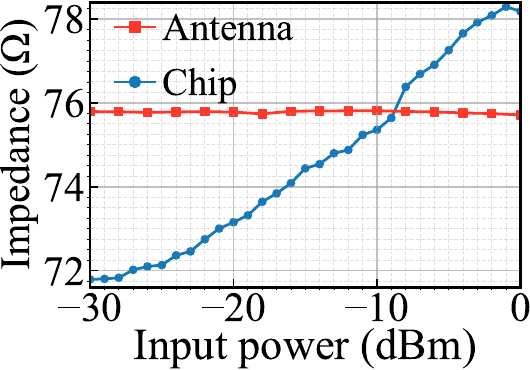

Source code (Python):
import numpy as np
import matplotlib.pyplot as plt
from matplotlib import pyplot
from matplotlib.font_manager import FontProperties
from matplotlib.ticker import MultipleLocator
from matplotlib.lines import Line2D

# 设置调色板和字体
palette = pyplot.get_cmap('Set1')
font_size = 30
font_properties = FontProperties(family='Times New Roman', weight='normal', size=font_size)

# 定义颜色
red_rgb = (1, 0.2118, 0.1569)
blue_rgb = (0.09, 0.47, 0.72)
color_1 = np.array([0, 114, 189])/255
color_2 = np.array([217, 83, 25])/255
color_3 = np.array([237, 177, 32])/255
color_4 = np.array([77, 190, 238])/255
color_5 = np.array([119, 172, 48])/255
color_6 = np.array([126, 47, 142])/255
color_7 = np.array([255, 0, 0])/255

marsize = 28
line_width = 2

# 读取数据
power, chipimp = np.loadtxt('./data/chip_impedance.txt', unpack=True)
power2, antimp = np.loadtxt('./data/antenna_impedance.txt', unpack=True)

# 创建图表
fig, ax1 = plt.subplots(figsize=(5.3, 3.7))

# 绘制线和散点，并生成自定义图例
ax1.plot(power+1, chipimp, color=blue_rgb, linewidth=line_width)
ax1.scatter(power+1, chipimp, s=marsize, color=blue_rgb, marker='o')
ax1.plot(power2, antimp, color=red_rgb, linewidth=line_width)
ax1.scatter(power2, antimp, s=marsize+5, color=red_rgb, marker='s')

# 创建自定义图例
custom_legend = [
    Line2D([0], [0], color=red_rgb, lw=line_width, marker='s', markersize=8, label='Antenna'),
    Line2D([0], [0], color=blue_rgb, lw=line_width, marker='o', markersize=8, label='Chip')
]

# 设置图例
legend_properties = FontProperties(family='Times New Roman', weight='normal', size=font_size-2)
ax1.legend(handles=custom_legend, frameon=False,handlelength=1,
           prop=legend_properties, loc = (0.05,0.63),
           handletextpad=0.2, borderpad=0.1)

# 设置轴范围
ax1.set_ylim(71.6, 78.4)
ax1.set_xlim(-30, 0)

# 生成网格
ax1.grid(True, which='both', linestyle='-', color='gray', linewidth=1, alpha=0.5)
fig.tight_layout()

# 加粗边框
for spine in ax1.spines.values():
    spine.set_linewidth(1.5)

# 设置刻度标签字体
for label in ax1.get_xticklabels() + ax1.get_yticklabels():
    label.set_fontproperties(font_properties)

# 设置次要和主要刻度
ax1.xaxis.set_major_locator(MultipleLocator(10))
ax1.xaxis.set_minor_locator(MultipleLocator(1))
ax1.yaxis.set_major_locator(MultipleLocator(2))
ax1.yaxis.set_minor_locator(MultipleLocator(0.25))

# 设置网格样式
ax1.grid(which="major", color=(0.6, 0.6, 0.6), linestyle='-', linewidth=1, alpha=0.6)
ax1.grid(which="minor", color=(0.6, 0.6, 0.6), linestyle='--', linewidth=0.75, alpha=0.3)
# ax1.legend(ncol=2, handletextpad=0.3, borderpad=0.1)

# 调整图表布局
fig.subplots_adjust(left=0.17, right=0.982, top=0.994, bottom=0.223)

# 设置轴标签
ax1.set_xlabel('Input power (dBm)', fontproperties=font_properties, color='black', size = font_size+2)
ax1.set_ylabel('Impedance (\u03A9)', fontproperties=font_properties, color='black')
# ax1.xaxis.set_label_coords(0.45, -0.18)
ax1.tick_params(labelsize=font_size, labelcolor="black", length=6, width=1,
                       direction="in")
ax1.spines['top'].set_linewidth(2)    # 上边框
ax1.spines['right'].set_linewidth(2)  # 右边框
ax1.spines['bottom'].set_linewidth(2) # 下边框
ax1.spines['left'].set_linewidth(2)   # 左边框
ax1.xaxis.set_label_coords(0.5, -0.145)
# 保存并显示图表
plt.savefig('sec3_fig11.pdf', format='pdf')
plt.show()
